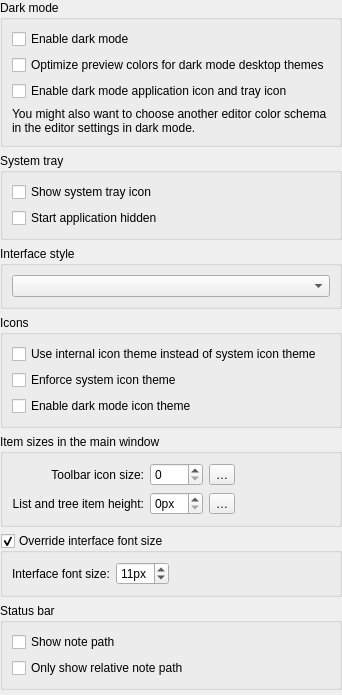
                <widget class="QFrame" name="frame_2">
                 <property name="frameShape">
                  <enum>QFrame::Shape::NoFrame</enum>
                 </property>
                 <property name="frameShadow">
                  <enum>QFrame::Shadow::Raised</enum>
                 </property>
                 <layout class="QVBoxLayout" name="verticalLayout_8">
                  <property name="leftMargin">
                   <number>0</number>
                  </property>
                  <property name="topMargin">
                   <number>0</number>
                  </property>
                  <property name="rightMargin">
                   <number>0</number>
                  </property>
                  <property name="bottomMargin">
                   <number>0</number>
                  </property>
                  <item>
                   <widget class="QGroupBox" name="groupBox_14">
                    <property name="title">
                     <string>Dark mode</string>
                    </property>
                    <layout class="QGridLayout" name="gridLayout_24">
                     <item row="3" column="0">
                      <widget class="QCheckBox" name="darkModeTrayIconCheckBox">
                       <property name="toolTip">
                        <string>You may need to restart the application to let these changes take effect</string>
                       </property>
                       <property name="text">
                        <string>Enable dark mode application icon and tray icon</string>
                       </property>
                      </widget>
                     </item>
                     <item row="4" column="0">
                      <widget class="QLabel" name="darkModeInfoLabel">
                       <property name="text">
                        <string>You might also want to choose another editor color schema in the editor settings in dark mode.</string>
                       </property>
                       <property name="wordWrap">
                        <bool>true</bool>
                       </property>
                      </widget>
                     </item>
                     <item row="0" column="0">
                      <widget class="QCheckBox" name="darkModeCheckBox">
                       <property name="toolTip">
                        <string>This enables the dark mode, interface and icons will be modified. You need to restart the application to let these changes take action.</string>
                       </property>
                       <property name="text">
                        <string>Enable dark mode</string>
                       </property>
                      </widget>
                     </item>
                     <item row="1" column="0">
                      <widget class="QCheckBox" name="darkModeColorsCheckBox">
                       <property name="toolTip">
                        <string>Only some colors will be adapted, your desktop theme will control the rest. You need to restart the application to let these changes take action.</string>
                       </property>
                       <property name="text">
                        <string>Optimize preview colors for dark mode desktop themes</string>
                       </property>
                      </widget>
                     </item>
                    </layout>
                   </widget>
                  </item>
                  <item>
                   <widget class="QGroupBox" name="systemTrayGroupBox">
                    <property name="title">
                     <string>System tray</string>
                    </property>
                    <layout class="QGridLayout" name="gridLayout_62">
                     <item row="0" column="0">
                      <widget class="QCheckBox" name="showSystemTrayCheckBox">
                       <property name="toolTip">
                        <string>You need to restart the application to let this setting take effect</string>
                       </property>
                       <property name="text">
                        <string>Show system tray icon</string>
                       </property>
                      </widget>
                     </item>
                     <item row="1" column="0">
                      <widget class="QCheckBox" name="startHiddenCheckBox">
                       <property name="toolTip">
                        <string>You need to restart the application to let this setting take effect</string>
                       </property>
                       <property name="text">
                        <string>Start application hidden</string>
                       </property>
                      </widget>
                     </item>
                    </layout>
                   </widget>
                  </item>
                  <item>
                   <widget class="QGroupBox" name="groupBox_24">
                    <property name="title">
                     <string>Interface style</string>
                    </property>
                    <layout class="QGridLayout" name="gridLayout_58">
                     <item row="0" column="0">
                      <widget class="QComboBox" name="interfaceStyleComboBox"/>
                     </item>
                    </layout>
                   </widget>
                  </item>
                  <item>
                   <widget class="QGroupBox" name="groupBox_19">
                    <property name="title">
                     <string>Icons</string>
                    </property>
                    <layout class="QGridLayout" name="gridLayout_43">
                     <item row="0" column="0">
                      <widget class="QCheckBox" name="internalIconThemeCheckBox">
                       <property name="toolTip">
                        <string>You need to restart the application to let this setting take effect</string>
                       </property>
                       <property name="text">
                        <string>Use internal icon theme instead of system icon theme</string>
                       </property>
                      </widget>
                     </item>
                     <item row="2" column="0">
                      <widget class="QCheckBox" name="systemIconThemeCheckBox">
                       <property name="toolTip">
                        <string>You need to restart the application to let this setting take effect</string>
                       </property>
                       <property name="text">
                        <string>Enforce system icon theme</string>
                       </property>
                      </widget>
                     </item>
                     <item row="3" column="0">
                      <widget class="QCheckBox" name="darkModeIconThemeCheckBox">
                       <property name="toolTip">
                        <string>You may need to restart the application to let these changes take effect</string>
                       </property>
                       <property name="text">
                        <string>Enable dark mode icon theme</string>
                       </property>
                      </widget>
                     </item>
                    </layout>
                   </widget>
                  </item>
                  <item>
                   <widget class="QGroupBox" name="groupBox_6">
                    <property name="minimumSize">
                     <size>
                      <width>0</width>
                      <height>90</height>
                     </size>
                    </property>
                    <property name="title">
                     <string>Item sizes in the main window</string>
                    </property>
                    <layout class="QGridLayout" name="gridLayout_13">
                     <item row="1" column="1">
                      <widget class="QLabel" name="itemHeightLabel">
                       <property name="text">
                        <string>List and tree item height:</string>
                       </property>
                       <property name="alignment">
                        <set>Qt::AlignmentFlag::AlignRight|Qt::AlignmentFlag::AlignTrailing|Qt::AlignmentFlag::AlignVCenter</set>
                       </property>
                      </widget>
                     </item>
                     <item row="0" column="1">
                      <widget class="QLabel" name="toolbarIconSizeLabel">
                       <property name="text">
                        <string>Toolbar icon size:</string>
                       </property>
                       <property name="alignment">
                        <set>Qt::AlignmentFlag::AlignRight|Qt::AlignmentFlag::AlignTrailing|Qt::AlignmentFlag::AlignVCenter</set>
                       </property>
                      </widget>
                     </item>
                     <item row="0" column="4">
                      <spacer name="horizontalSpacer_3">
                       <property name="orientation">
                        <enum>Qt::Orientation::Horizontal</enum>
                       </property>
                       <property name="sizeHint" stdset="0">
                        <size>
                         <width>40</width>
                         <height>20</height>
                        </size>
                       </property>
                      </spacer>
                     </item>
                     <item row="0" column="3">
                      <widget class="QToolButton" name="toolbarIconSizeResetButton">
                       <property name="toolTip">
                        <string>Reset the icon size</string>
                       </property>
                       <property name="text">
                        <string notr="true">…</string>
                       </property>
                       <property name="icon">
                        <iconset theme="edit-clear" resource="../breeze-qownnotes.qrc">
                         <normaloff>:/icons/breeze-qownnotes/16x16/edit-clear.svg</normaloff>:/icons/breeze-qownnotes/16x16/edit-clear.svg</iconset>
                       </property>
                      </widget>
                     </item>
                     <item row="1" column="3">
                      <widget class="QToolButton" name="itemHeightResetButton">
                       <property name="toolTip">
                        <string>Reset the item height</string>
                       </property>
                       <property name="text">
                        <string notr="true">…</string>
                       </property>
                       <property name="icon">
                        <iconset theme="edit-clear" resource="../breeze-qownnotes.qrc">
                         <normaloff>:/icons/breeze-qownnotes/16x16/edit-clear.svg</normaloff>:/icons/breeze-qownnotes/16x16/edit-clear.svg</iconset>
                       </property>
                      </widget>
                     </item>
                     <item row="0" column="2">
                      <widget class="QSpinBox" name="toolbarIconSizeSpinBox"/>
                     </item>
                     <item row="1" column="2">
                      <widget class="QSpinBox" name="itemHeightSpinBox">
                       <property name="suffix">
                        <string notr="true">px</string>
                       </property>
                      </widget>
                     </item>
                    </layout>
                   </widget>
                  </item>
                  <item>
                   <widget class="QGroupBox" name="overrideInterfaceFontSizeGroupBox">
                    <property name="title">
                     <string>Override interface font size</string>
                    </property>
                    <property name="checkable">
                     <bool>true</bool>
                    </property>
                    <layout class="QHBoxLayout" name="horizontalLayout_11">
                     <item>
                      <widget class="QLabel" name="interfaceFontSizeSpinBoxLabel">
                       <property name="text">
                        <string>Interface font size:</string>
                       </property>
                      </widget>
                     </item>
                     <item>
                      <widget class="QSpinBox" name="interfaceFontSizeSpinBox">
                       <property name="suffix">
                        <string notr="true">px</string>
                       </property>
                       <property name="minimum">
                        <number>4</number>
                       </property>
                       <property name="value">
                        <number>11</number>
                       </property>
                      </widget>
                     </item>
                     <item>
                      <spacer name="horizontalSpacer_15">
                       <property name="orientation">
                        <enum>Qt::Orientation::Horizontal</enum>
                       </property>
                       <property name="sizeHint" stdset="0">
                        <size>
                         <width>40</width>
                         <height>20</height>
                        </size>
                       </property>
                      </spacer>
                     </item>
                    </layout>
                   </widget>
                  </item>
                  <item>
                   <widget class="QGroupBox" name="statusBarGroupBox">
                    <property name="title">
                     <string>Status bar</string>
                    </property>
                    <layout class="QGridLayout" name="gridLayout_86">
                     <item row="0" column="0">
                      <widget class="QCheckBox" name="showStatusBarNotePathCheckBox">
                       <property name="text">
                        <string>Show note path</string>
                       </property>
                      </widget>
                     </item>
                     <item row="1" column="0">
                      <widget class="QCheckBox" name="showStatusBarRelativeNotePathCheckBox">
                       <property name="text">
                        <string>Only show relative note path</string>
                       </property>
                      </widget>
                     </item>
                    </layout>
                   </widget>
                  </item>
                  <item>
                   <spacer name="verticalSpacer_6">
                    <property name="orientation">
                     <enum>Qt::Vertical</enum>
                    </property>
                    <property name="sizeHint" stdset="0">
                     <size>
                      <width>20</width>
                      <height>5</height>
                     </size>
                    </property>
                   </spacer>
                  </item>
                 </layout>
                </widget>
